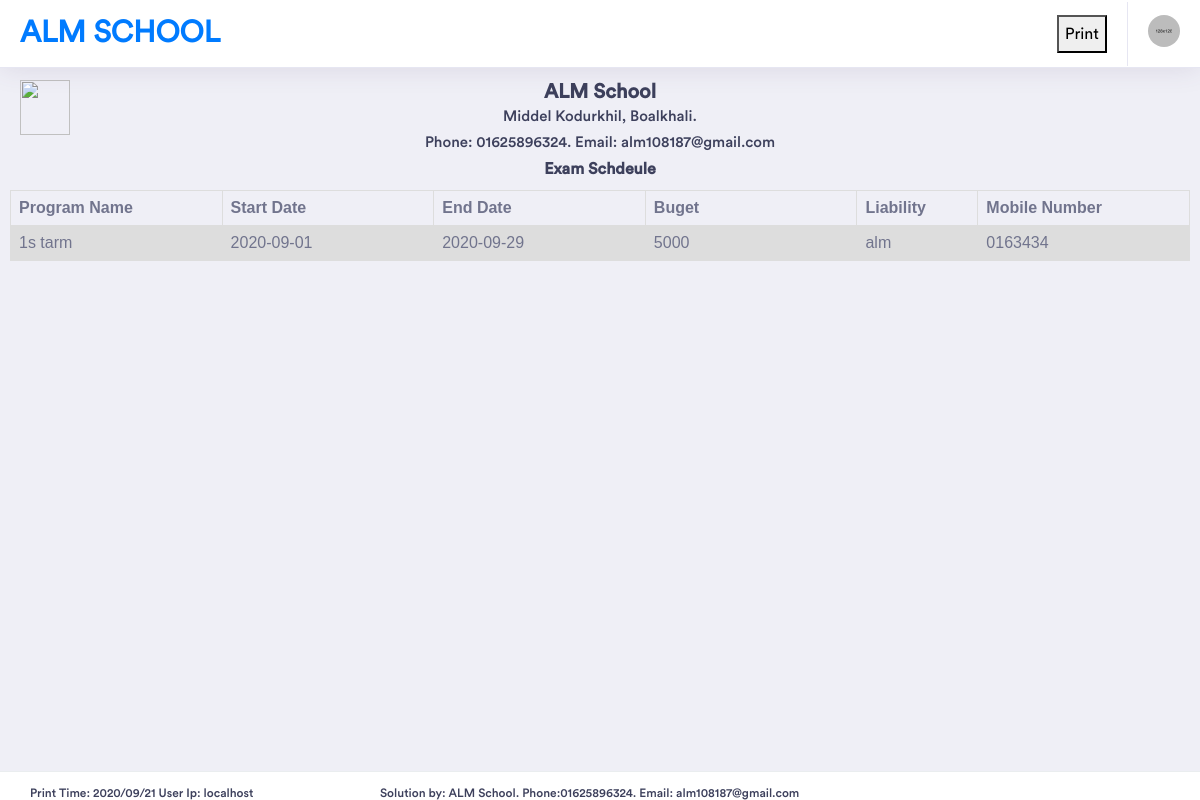
Page /RptExams.php on the committed database.
### tables this page shows
CREATE TABLE `examschdeule` (
  `autoId` int(100) NOT NULL,
  `ExamName` varchar(250) NOT NULL,
  `StartDate` date NOT NULL,
  `EndDate` date NOT NULL,
  `Buget` int(211) NOT NULL,
  `Liability by` varchar(211) NOT NULL,
  `mobile` varchar(250) NOT NULL,
  `userIp` varchar(221) NOT NULL,
  `entryTime` datetime NOT NULL
);

### RptExams.php (the view, shortened to what this page needs)
<html>
<head>
</head>
<body>
<div style="height: 70px;">
<?php
include("RptHeaderAll.php");
?>
</div>
<div style="padding: 10px;">
<div style=" height:110px;   text-align: center; ">
	<div style=" width:70px;  float: left;   z-index: 1; position: absolute; " >
	<img src="img/almlogo.png" class="w3-image w3-greyscale-min" style="width:50px; height:55px;" >
	</div>
	<div style=" width:100%; ">
		<h3 Style=" font-weight: bold; margin-bottom: 0px;">ALM School</h3>
		<h5 Style=" margin-bottom: 0px;">Middel Kodurkhil, Boalkhali.</h5>
		<h5 Style=" margin-bottom: 0px;">Phone: 01625896324. Email: alm108187@gmail.com</h5>
		<h4 Style=" font-weight: bold; margin-bottom: 0px;"> Exam Schdeule</h4>
	</div>
</div>
<table style="padding: 15px; margin-bottom: 50px; table-layout: fixed; width: 100%;">
<tr>
<th Style='width:70px'> Program Name</th>
<th Style='width:70px'> Start Date </th>
<th Style='width:70px'> End Date </th>
<th Style='width:70px'> Buget </th>
<th Style='width:40px'> Liability </th>
<th Style='width:70px'> Mobile Number </th>
</tr>
<?php
$link= mysqli_connect("localhost", "root", "");
mysqli_select_db($link,"alm");
	$re="SELECT * FROM `examschdeule` ";
		$dl=mysqli_query($link,$re);
			while($row1=mysqli_fetch_array($dl))
			{
				echo"<tr>";
				echo"<td>".$row1['ExamName']."</td>";
				echo"<td>".$row1['StartDate']."</td>";
				echo"<td>".$row1['EndDate']."</td>";
				echo"<td>".$row1['Buget']."</td>";
				echo"<td>".$row1['Liability by']."</td>";
				echo"<td>".$row1['mobile']."</td>";
				echo"</tr>";
			}
?>
</table>
<div class="footer"  Style="height:10px;">
                   <h6 Style=" float: left; width: 350px;"> <?php
											echo "Print Time: " . date("Y/m/d");
											   echo " User Ip: ".$_SERVER['HTTP_HOST'];
											  ?></h6>
				<h6 Style=" float: left; width: 450px;">Solution by: ALM School. Phone:01625896324. Email: alm108187@gmail.com</h6>
</div>
</div>
</body>
</html>

### RptExams.php (style rules this page uses)
table { font-family: arial, sans-serif; border-collapse: collapse; width: 100%; }
td, th { border: 1px solid #dddddd; text-align: left; padding: 8px; word-wrap: break-word; overflow-wrap: break-word; }
tr:nth-child(even) { background-color: #dddddd; }
.footer { position: fixed; left: 0; bottom: 0; width: 100%; }

### rows in the picture
examschdeule: ExamName "1s tarm", StartDate "2020-09-01", EndDate "2020-09-29", Buget "5000", Liability by "alm", mobile "0163434"

### other values in the picture
$_SERVER['HTTP_HOST'] "localhost"
